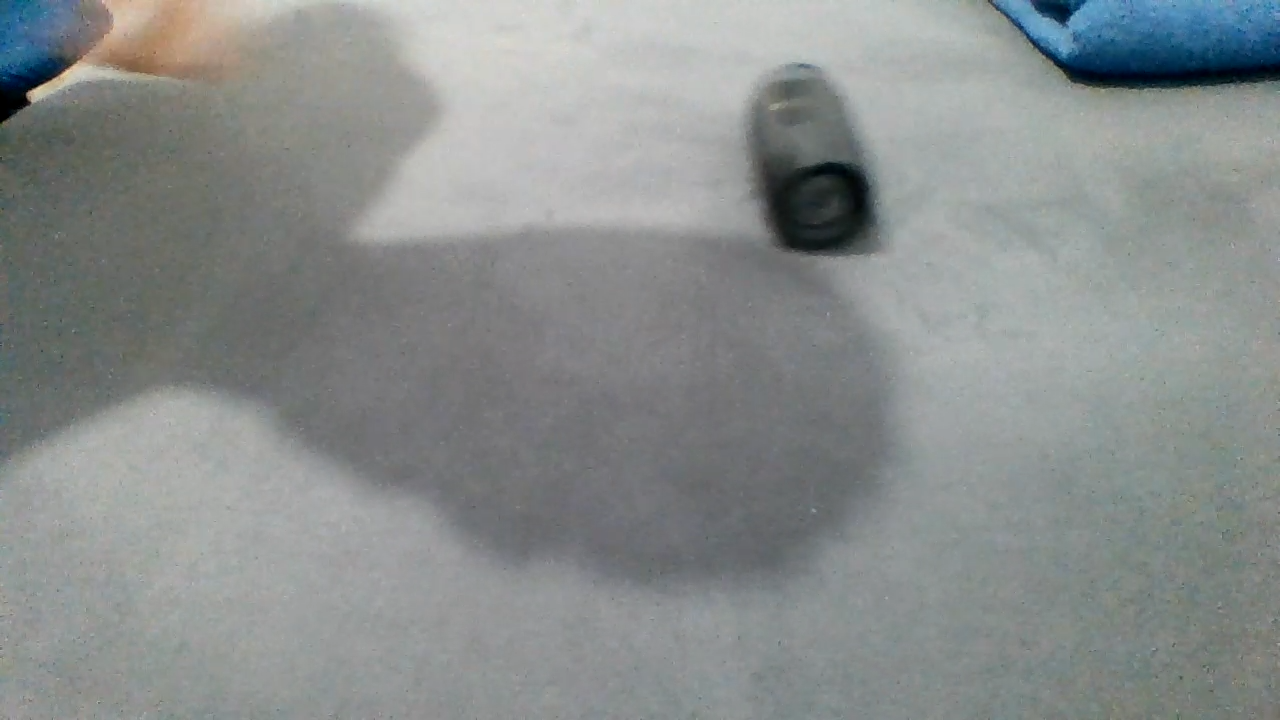
#> input picture frames/101.png, 1280 x 720 px; its folder holds only this picture in this run
$ python rastreio.py
#> lines starting #> are read from the running program, lines starting #| are printed output that depends on the picture
import cv2
import csv
import os

def processa_frames(frames_folder):
    # Lista todos os arquivos no diretório dos frames
#> called with frames_folder = './frames'
    frames = [f for f in os.listdir(frames_folder) if f.endswith('.png') or f.endswith('.jpg')]

    # Ordena os frames com base nos números nos nomes dos arquivos
    frames.sort(key=lambda x: int(''.join(filter(str.isdigit, x))))

    # Dicionário para armazenar os resultados
    resultados = {}

    # Lista de métodos na ordem desejada
    metodos = [cv2.TM_CCOEFF, cv2.TM_CCOEFF_NORMED, cv2.TM_CCORR, cv2.TM_CCORR_NORMED, cv2.TM_SQDIFF, cv2.TM_SQDIFF_NORMED]

    # Loop pelos métodos
    for i, metodo in enumerate(metodos):
        resultados[metodo] = []

        print(f"\nAnalisando com o método {i} ({metodo}):\n")

        # Loop pelos quadros
        for frame in frames:
            print(f"Analisando o quadro: {frame}")

            # Carrega a imagem do quadro
            imagem = cv2.imread(os.path.join(frames_folder, frame))
#> imagem is the input picture: shape (720, 1280, 3); mean B, G, R 140.8, 141.6, 137.1

            # Carrega a imagem do template (pode ser ajustada conforme necessário)
            template = cv2.imread("template.PNG")
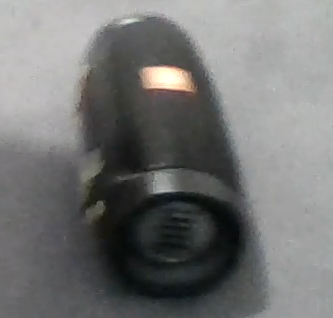
#> input picture template.PNG, 333 x 318 px
#> template is the input picture: shape (318, 333, 3); mean B, G, R 115.5, 116.2, 115.7

            # Aplica o método
            result = cv2.matchTemplate(imagem, template, metodo)
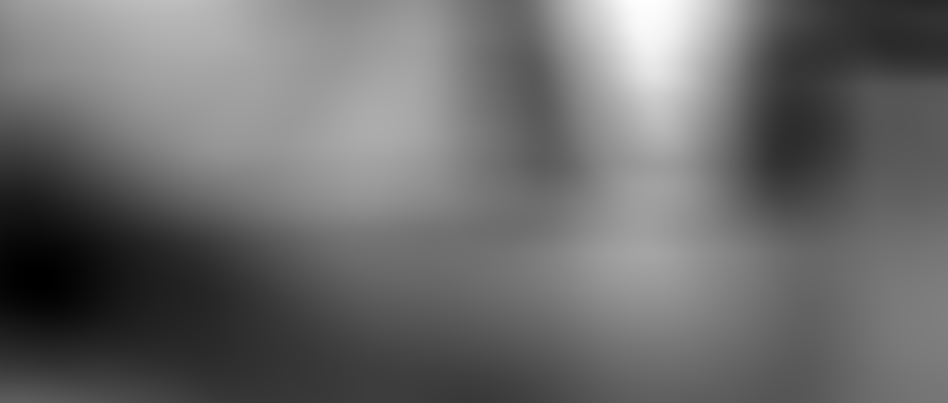
#> result: shape (403, 948) float32; min -360165696, max 572393984, mean 34413980; drawn with min black and max white
            min_val, max_val, min_loc, max_loc = cv2.minMaxLoc(result)
#> min_val = -360165696; max_val = 572393984; min_loc = (38, 279); max_loc = (646, 0)

            # Armazena os resultados
            resultados[metodo].append({'Quadro': frame, 'min_val': min_val, 'max_val': max_val})

    return resultados

def salva_resultados_csv(resultados, output_folder):
    for metodo, dados in resultados.items():
        output_file = os.path.join(output_folder, f'tabela_{metodo}.csv')
        with open(output_file, 'w', newline='') as csvfile:
            fieldnames = ['Quadro', 'min_val', 'max_val']
            writer = csv.DictWriter(csvfile, fieldnames=fieldnames)

            # Escreve o cabeçalho
            writer.writeheader()

            # Escreve os dados
            for linha in dados:
                writer.writerow(linha)

if __name__ == "__main__":
    # Especifica o diretório dos frames
    frames_folder = "./frames"

    # Especifica o diretório de saída para os arquivos CSV
    output_folder = "./output/tabelas"

    # Processa os frames e obtém os resultados
    resultados = processa_frames(frames_folder)
#> resultados = 6 items

    # Salva os resultados em arquivos CSV
    salva_resultados_csv(resultados, output_folder)
#> the loop in salva_resultados_csv, `for metodo, dados in resultados.items():` made 6 passes
#> metodo on passes 1 to 6: 4, 5, 2, 3, 0, 1
